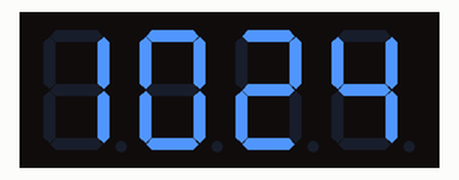
Simulated run of this sketch. Board: Arduino Uno, built for the host (arithmetic inside an expression is 32-bit, double 64-bit). Parts: 4-digit seven-segment display. WiFi joins after 1.5 s; servers stay silent unless stated; network time is answered at once with the bench clock; the local clock reads 2024-03-15 10:24:30 at power-on unless the sketch sets it; what the sketch prints to the serial monitor is not drawn.

Above: at 1.6 s.
At 90.7 s:
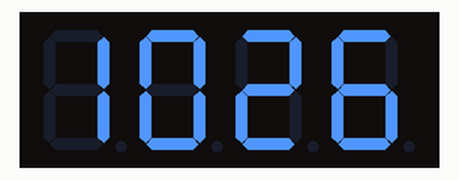

The sketch:

led_display.ino
```cpp
#include <SPI.h>
#include <Wire.h>
#include <Adafruit_GFX.h>
#include <Adafruit_LEDBackpack.h>
#include <WiFiUdp.h>
#include <NTPClient.h>

// WiFi credentials
const char* ssid = "your_wifi_ssid";
const char* password = "your_wifi_password";

// NTP server settings
const char* ntpServer = "pool.ntp.org";
const int timeZone = 0; // London time zone offset (in hours)

// LED display object
Adafruit_7segment matrix = Adafruit_7segment();

// NTP client object
WiFiUDP udp;
NTPClient timeClient(udp, ntpServer, timeZone * 3600, 60000);

// Variables to store current time
int currentHour, currentMinute, currentSecond;
bool isDaylightSaving = false;

void setup() {
  // Initialize serial communication
  Serial.begin(115200);

  // Connect to Wi-Fi
  WiFi.begin(ssid, password);
  while (WiFi.status() != WL_CONNECTED) {
    delay(1000);
    Serial.println("Connecting to WiFi...");
  }
  Serial.println("Connected to WiFi");

  // Initialize LED display
  matrix.begin(0x00);
  matrix.setBrightness(7); // Adjust brightness level (0-15)

  // Initialize NTP client
  timeClient.begin();
  timeClient.update();
  updateLocalTime();
}

void loop() {
  // Update NTP time every hour
  if (currentMinute == 0 && currentSecond == 0) {
    timeClient.forceUpdate();
    updateLocalTime();
  }

  // Update LED display every second
  displayTime();

  delay(1000);
  currentSecond++;
  if (currentSecond >= 60) {
    currentSecond = 0;
    currentMinute++;
    if (currentMinute >= 60) {
      currentMinute = 0;
      currentHour++;
      if (currentHour >= 24) {
        currentHour = 0;
      }
    }
  }
}

void updateLocalTime() {
  // Get the current NTP time
  time_t utcTime = timeClient.getEpochTime();

  // Apply daylight saving time offset
  struct tm *timeinfo;
  timeinfo = gmtime(&utcTime);
  isDaylightSaving = timeinfo->tm_isdst;

  // Adjust time for London time zone
  time_t localTime = utcTime + (timeZone * 3600);
  timeinfo = gmtime(&localTime);

  // Extract hours, minutes, and seconds
  currentHour = timeinfo->tm_hour;
  currentMinute = timeinfo->tm_min;
  currentSecond = timeinfo->tm_sec;

  Serial.println("Local time updated");
  Serial.print("Current time: ");
  Serial.print(currentHour);
  Serial.print(":");
  Serial.print(currentMinute);
  Serial.print(":");
  Serial.println(currentSecond);
}

void displayTime() {
  // Display hours
  matrix.writeDigitNum(0, currentHour / 10);
  matrix.writeDigitNum(1, currentHour % 10);

  // Display minutes
  matrix.writeDigitNum(3, currentMinute / 10);
  matrix.writeDigitNum(4, currentMinute % 10);

  // Display seconds with flashing separators
  if (currentSecond % 2 == 0) {
    matrix.writeDigitRaw(2, 0); // Flashing off
    matrix.writeDigitRaw(5, 0); // Flashing off
  } else {
    matrix.writeDigitRaw(2, 0x80); // Flashing on (: separator)
    matrix.writeDigitRaw(5, 0x80); // Flashing on (: separator)
  }

  // Display the changes
  matrix.writeDisplay();
}
```

Measured:
- what the display in image 0 shows lasts 29.1 s, from 1.5 s to 30.6 s
